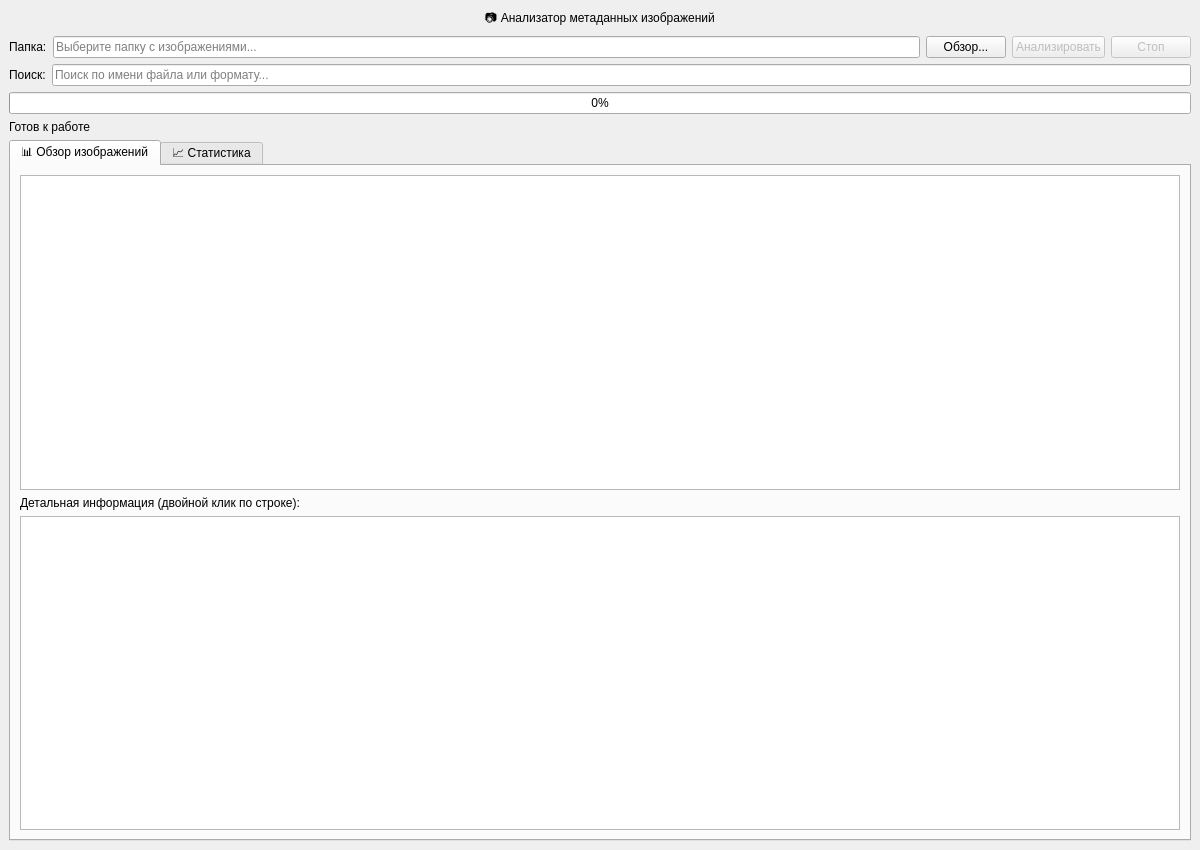
<?xml version="1.0" encoding="UTF-8"?>
<ui version="4.0">
 <class>MainWindow</class>
 <widget class="QMainWindow" name="MainWindow">
  <property name="geometry">
   <rect>
    <x>0</x>
    <y>0</y>
    <width>1200</width>
    <height>850</height>
   </rect>
  </property>
  <property name="windowTitle">
   <string>Image Metadata Analyzer</string>
  </property>
  <widget class="QWidget" name="centralwidget">
   <layout class="QVBoxLayout" name="verticalLayout">
    <item>
     <widget class="QLabel" name="titleLabel">
      <property name="objectName">
       <string>titleLabel</string>
      </property>
      <property name="text">
       <string>📷 Анализатор метаданных изображений</string>
      </property>
      <property name="alignment">
       <set>Qt::AlignCenter</set>
      </property>
     </widget>
    </item>
    <item>
     <layout class="QHBoxLayout" name="controlLayout">
      <item>
       <widget class="QLabel" name="folderLabel">
        <property name="text">
         <string>Папка:</string>
        </property>
       </widget>
      </item>
      <item>
       <widget class="QLineEdit" name="folderLineEdit">
        <property name="readOnly">
         <bool>true</bool>
        </property>
        <property name="placeholderText">
         <string>Выберите папку с изображениями...</string>
        </property>
       </widget>
      </item>
      <item>
       <widget class="QPushButton" name="browseButton">
        <property name="text">
         <string>Обзор...</string>
        </property>
       </widget>
      </item>
      <item>
       <widget class="QPushButton" name="analyzeButton">
        <property name="enabled">
         <bool>false</bool>
        </property>
        <property name="text">
         <string>Анализировать</string>
        </property>
       </widget>
      </item>
      <item>
       <widget class="QPushButton" name="stopButton">
        <property name="enabled">
         <bool>false</bool>
        </property>
        <property name="text">
         <string>Стоп</string>
        </property>
       </widget>
      </item>
     </layout>
    </item>
    <item>
     <layout class="QHBoxLayout" name="searchLayout">
      <item>
       <widget class="QLabel" name="searchLabel">
        <property name="text">
         <string>Поиск:</string>
        </property>
       </widget>
      </item>
      <item>
       <widget class="QLineEdit" name="searchText">
        <property name="placeholderText">
         <string>Поиск по имени файла или формату...</string>
        </property>
       </widget>
      </item>
     </layout>
    </item>
    <item>
     <widget class="QProgressBar" name="progressBar">
      <property name="visible">
       <bool>false</bool>
      </property>
      <property name="value">
       <number>0</number>
      </property>
     </widget>
    </item>
    <item>
     <widget class="QLabel" name="statusLabel">
      <property name="objectName">
       <string>statusLabel</string>
      </property>
      <property name="text">
       <string>Готов к работе</string>
      </property>
     </widget>
    </item>
    <item>
     <widget class="QTabWidget" name="tabWidget">
      <property name="currentIndex">
       <number>0</number>
      </property>
      <widget class="QWidget" name="overviewTab">
       <attribute name="title">
        <string>📊 Обзор изображений</string>
       </attribute>
       <layout class="QVBoxLayout" name="verticalLayout_2">
        <item>
         <widget class="QTableWidget" name="tableWidget"/>
        </item>
        <item>
         <widget class="QLabel" name="detailsLabel">
          <property name="text">
           <string>Детальная информация (двойной клик по строке):</string>
          </property>
         </widget>
        </item>
        <item>
         <widget class="QTextEdit" name="detailsTextEdit">
          <property name="maximumHeight">
           <number>250</number>
          </property>
          <property name="readOnly">
           <bool>true</bool>
          </property>
         </widget>
        </item>
       </layout>
      </widget>
      <widget class="QWidget" name="statisticsTab">
       <attribute name="title">
        <string>📈 Статистика</string>
       </attribute>
       <layout class="QVBoxLayout" name="verticalLayout_3">
        <item>
         <widget class="QLabel" name="statsLabel">
          <property name="text">
           <string>Статистика будет отображена после анализа</string>
          </property>
         </widget>
        </item>
       </layout>
      </widget>
     </widget>
    </item>
   </layout>
  </widget>
 </widget>
 <resources/>
 <connections/>
</ui>
